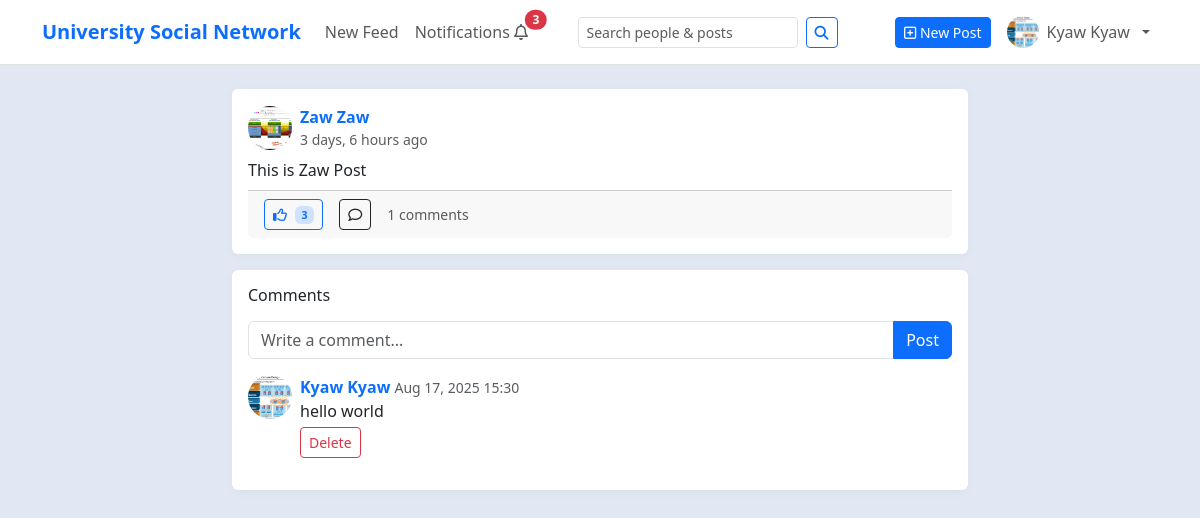
Page /posts/7/ (signed in) on the earlier database version.
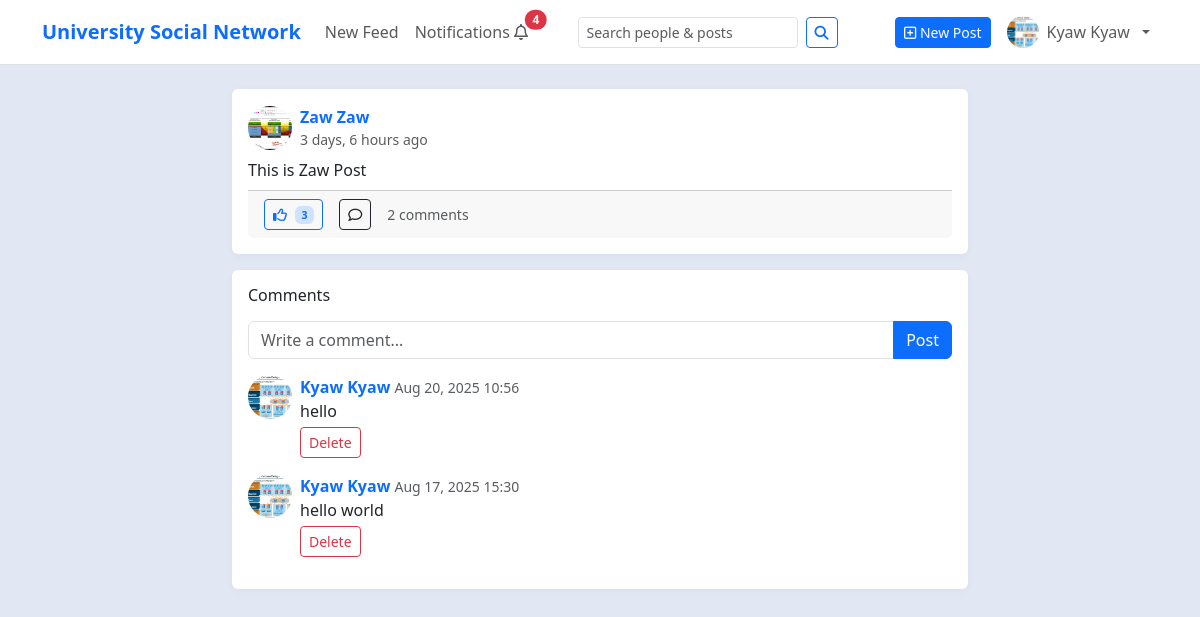
Same page on the later database version.
### myapp/models.py (models this page shows, shortened)
class Post(models.Model):
    author = models.ForeignKey(settings.AUTH_USER_MODEL, on_delete=models.CASCADE, related_name="posts")
    text = models.TextField(blank=True)
    photo = models.ImageField(upload_to='post', blank=True, null=True)
    is_edited = models.BooleanField(default=False)
    created_at = models.DateTimeField(default=timezone.now, db_index=True)
    updated_at = models.DateTimeField(auto_now=True)
    comments_count = models.PositiveIntegerField(default=0)
    likes_count = models.PositiveIntegerField(default=0)
    saves_count = models.PositiveIntegerField(default=0)
    class Meta:
        indexes = [
            models.Index(fields=["-created_at"]),
            models.Index(fields=["author", "-created_at"]),
        ]

class Comment(models.Model):
    author = models.ForeignKey(settings.AUTH_USER_MODEL, on_delete=models.CASCADE, related_name="comments")
    post = models.ForeignKey(Post, on_delete=models.CASCADE, related_name="comments")
    body = models.TextField()
    created_at = models.DateTimeField(default=timezone.now, db_index=True)
    updated_at = models.DateTimeField(auto_now=True)
    is_edited = models.BooleanField(default=False)
    class Meta:
        indexes = [models.Index(fields=["post", "-created_at"])]

class Profile(models.Model):
    MAJOR = [
        ('CST', 'CST'),
        ('CS',  'Computer Science (CS)'),
        ('CT',  'Computer Technology (CT)'),
    ]
    ACADEMIC_YEAR = [
        ('FIRST_YEAR',  'first year'),
        ('SECOND_YEAR', 'Second year'),
        ('THIRD_YEAR',  'Third year'),
        ('FORUTH_YEAR', 'Fourth year'),
        ('FINAL_YEAR',  'Final year'),
    ]
    user = models.OneToOneField(
        settings.AUTH_USER_MODEL,
        on_delete=models.CASCADE,
        related_name="profile",
    )
    full_name = models.CharField(max_length=150, blank=True)
    bio = models.TextField(blank=True)
    major = models.CharField(max_length=15, choices=MAJOR, blank=True, null=True)
    year = models.CharField(max_length=15, choices=ACADEMIC_YEAR, blank=True, null=True)
    roll_no = models.CharField(max_length=15, blank=True, null=True)
    photo = models.ImageField(upload_to='profile', blank=True, null=True)
    phone_no = models.CharField(max_length=15, blank=True, null=True)
    posts_count = models.PositiveIntegerField(default=0)
    followers_count = models.PositiveIntegerField(default=0)
    following_count = models.PositiveIntegerField(default=0)

### myapp/views.py (the view)
# urls.py: path("posts/<int:pk>/", views.post_detail, name="post-detail"),      # single canonical post detail
@login_required
def post_detail(request, pk):
    post = get_object_or_404(
        Post.objects.select_related("author", "author__profile"),
        pk=pk
    )
    comments = (
        Comment.objects.select_related("author", "author__profile")
        .filter(post=post).order_by("-created_at")
    )
    return render(
        request,
        "social/post_detail.html",
        {"post": post, "comments": comments, "comment_form": CommentForm()},
    )

### myapp/forms.py
class CommentForm(forms.ModelForm):
    class Meta:
        model = Comment
        fields = ["body"]

### myapp/context_processors.py (called while the page is built)
def unread_notifications_count(request):
    if request.user.is_authenticated:
        c = Notification.objects.filter(recipient=request.user, is_read=False).count()
    else:
        c = 0
    return {'unread_count': c}

### templates/social/post_detail.html (shortened to what this page needs)
{% extends "social/base.html" %}
{% load static %}
{% block content %}
<div class="row">
  <div class="col-lg-8 mx-auto">
    {% include "social/post_card.html" with post=post %}
    <div class="card">
      <div class="card-body">
        <h6 class="mb-3">Comments</h6>
        <form method="post" action="{% url 'social:comment-add' post.id %}">
          <div class="input-group mb-3">
            <input name="body" class="form-control" placeholder="Write a comment..." required>
            <button class="btn btn-primary" type="submit">Post</button>
          </div>
        </form>
        {% for c in comments %}
          <div class="d-flex align-items-start mb-3">
            <img class="avatar me-2" src="{% if c.author.profile.photo %}{{ c.author.profile.photo.url }}{% else %}{% static 'default-avatar.png' %}{% endif %}">
            <div class="flex-grow-1">
              <div>
                <a class="fw-semibold text-decoration-none" href="{% url 'social:profile-detail' c.author.id %}">
                  {% if c.author.profile.full_name  %}
                    {{ c.author.profile.full_name }}
                  {% else %}
                    {{ c.author.email }}
                  {% endif %}
                </a>
                <span class="text-muted small">{{ c.created_at|date:"M d, Y H:i" }}</span>
              </div>
              <div>{{ c.body|linebreaksbr }}</div>
              {% if c.author_id == request.user.id %}
                <form class="mt-1" method="post" action="{% url 'social:comment-delete' c.id %}">
                  <button class="btn btn-sm btn-outline-danger">Delete</button>
                </form>
              {% endif %}
            </div>
          </div>
        {% empty %}
          <div class="text-muted">No comments yet.</div>
        {% endfor %}
      </div>
    </div>
  </div>
</div>
{% endblock %}

### templates/social/nav_bar.html (shortened to what this page needs)
{% load static %}
<nav class="navbar navbar-expand-lg navbar-light bg-white border-bottom sticky-top">
  <div class="container">
    <a class="navbar-brand fw-bold text-primary" href="{% url 'social:feed' %}">
      University Social Network
    </a>
    <div id="nav" class="collapse navbar-collapse">
      <ul class="navbar-nav me-auto">
        <li class="nav-item">
          <a class="nav-link" href="{% url 'social:feed' %}">New Feed</a>
        </li>
        <li class="nav-item">
          <a class="nav-link position-relative" href="{% url 'social:notifications' %}">
            Notifications <i class="fa-regular fa-bell"></i>
            <span id="notif-badge"
                  class="position-absolute start-100 translate-middle badge rounded-pill text-bg-danger {% if not unread_count %}d-none{% endif %}">
              {% if unread_count and unread_count > 0 %}{{ unread_count }}{% endif %}
            </span>
          </a>
        </li>
      </ul>
      <form class="d-flex me-3 my-2 my-lg-0" role="search" action="{% url 'social:search' %}" method="get">
        <input class="form-control form-control-sm me-2"
               type="search"
               name="q"
               placeholder="Search people & posts"
               value="{{ request.GET.q|default:'' }}"
               aria-label="Search">
        <button class="btn btn-sm btn-outline-primary" type="submit">
          <i class="fa-solid fa-magnifying-glass"></i>
        </button>
      </form>
      <ul class="navbar-nav ms-auto align-items-center">
        {% if request.user.is_authenticated %}
          <li class="nav-item me-2 d-none d-lg-block">
            <a class="btn btn-sm btn-primary" href="{% url 'social:post-create' %}">
              <i class="fa-regular fa-square-plus"></i> New Post
            </a>
          </li>
          <li class="nav-item dropdown">
            <a class="nav-link dropdown-toggle d-flex align-items-center gap-2" href="#" role="button"
               data-bs-toggle="dropdown" aria-expanded="false">
              {% if request.user.profile.photo %}
                <img src="{{ request.user.profile.photo.url }}"
                     alt="Avatar"
                     style="width:32px;height:32px;border-radius:50%;object-fit:cover;">
              {% else %}
                <span class="d-inline-flex align-items-center justify-content-center rounded-circle bg-secondary text-white"
                      style="width:32px;height:32px;font-size:14px;">
                  <i class="fa-solid fa-user"></i>
                </span>
              {% endif %}
              <span class="d-none d-sm-inline">
                {% firstof request.user.profile.full_name request.user.email %}
              </span>
            </a>
          </li>
        {% endif %}
      </ul>
    </div>
  </div>
</nav>

### templates/social/post_card.html (shortened to what this page needs)
{% load static %}
<div class="card mb-3" id="post-card-{{ post.id }}">
  <div class="card-body">
    <div class="d-flex align-items-center gap-2 mb-2">
      <img class="avatar"
           src="{% if post.author.profile.photo %}{{ post.author.profile.photo.url }}{% else %}{% static 'default-avatar.png' %}{% endif %}"
           alt="">
      <div>
        <a class="fw-semibold text-decoration-none" href="{% url 'social:profile-detail' post.author.id %}">
          {% with prof=post.author.profile %}
            {% if prof and prof.full_name %}
              {{ prof.full_name }}
            {% else %}
              {{ post.author.email }}
            {% endif %}
          {% endwith %}
        </a>
        <div class="text-muted small">{{ post.created_at|timesince }} ago</div>
      </div>
    </div>
    <a href="{% url 'social:post-detail' post.id %}" class="text-decoration-none text-body">
      {% if post.text %}
        <p class="mb-2">{{ post.text|linebreaksbr }}</p>
      {% endif %}
    </a>
    <div class="card-footer d-flex align-items-center gap-3">
      <button class="btn btn-sm {% if post.is_liked %}btn-primary{% else %}btn-outline-primary{% endif %} like-btn"
              data-id="{{ post.id }}">
        {% if post.is_liked %}
          <i class="fa-solid fa-thumbs-up me-1"></i>
        {% else %}
          <i class="fa-regular fa-thumbs-up me-1"></i>
        {% endif %}
        <span class="badge bg-primary-subtle text-primary" id="like-count-{{ post.id }}">
          {{ post.likes_count }}
        </span>
      </button>
      <a class="btn btn-sm btn-outline-dark" href="{% url 'social:post-detail' post.id %}">
        <i class="fa-regular fa-comment"></i>
      </a>
      <span class="text-muted small">{{ post.comments_count }} comments</span>
    </div>
  </div>
</div>

Differences in the rows shown:
changed Post "This is Zaw Post": comments_count "1" → "2"
added Comment: author.photo (picture), author.profile.full_name "Kyaw Kyaw", created_at "Aug 20, 2025 10:56", body "hello", shows "Delete"
Other differences:
{{ unread_count }}: "3" → "4"
